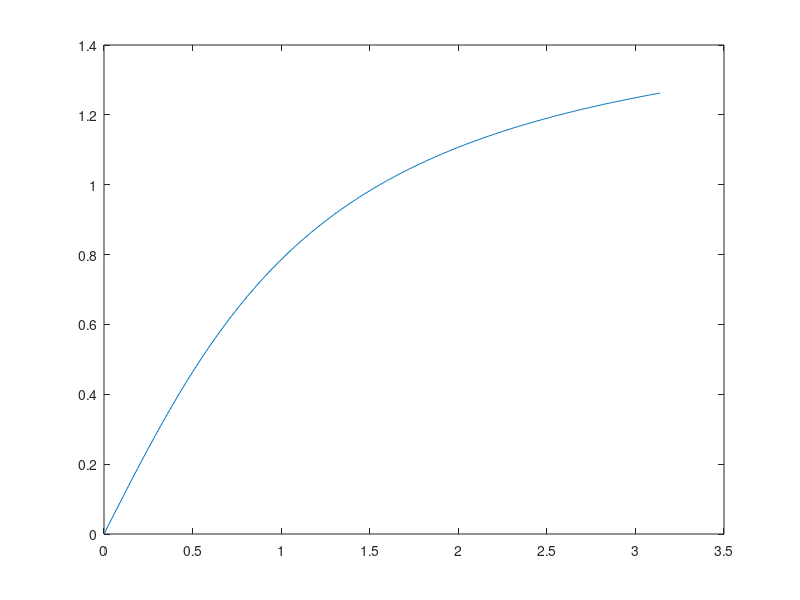

This figure's MATLAB source:
%% Opdracht 2
% Hieronder staat een regel waarmee je een grafiek van een arctangens
% tekent. Maak een nieuw figuur met de function figure. Selecteer alle 
% waarden uit 'signaal' die groter zijn dan 0.4 en kleiner  dan 0.8 en 
% plot de bijbehorende tijdstippen in het nieuwe figure.

close all
t = 0:0.01:pi;
signaal = atan(t);
plot(t,signaal)
